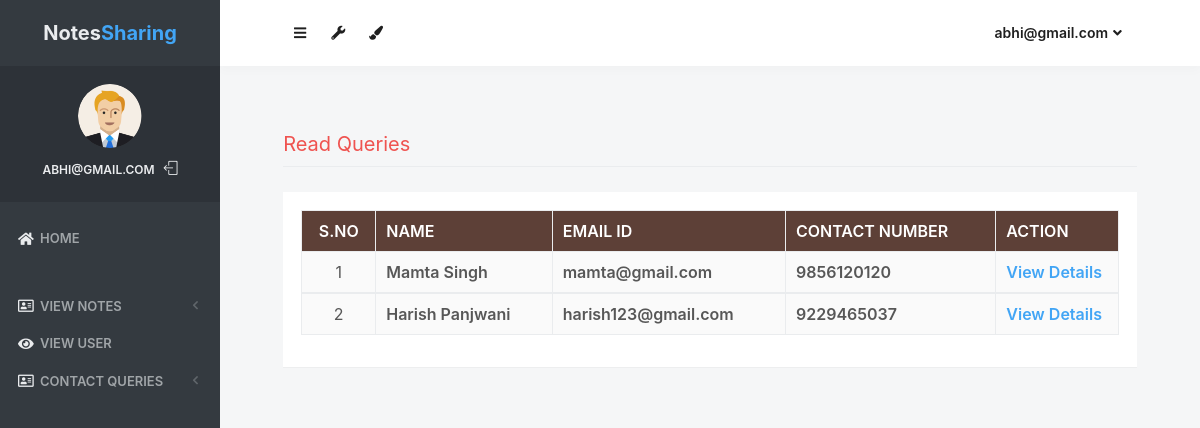
Screenshot of /read_queries (signed in) with the database file from the repository.
### notes/models.py (models this page shows, shortened)
class Contact(models.Model):
    fullname = models.CharField(max_length=100, null=True)
    email = models.CharField(max_length=50, null=True)
    mobile = models.CharField(max_length=15, null=True)
    subject = models.CharField(max_length=100, null=True)
    message = models.CharField(max_length=300, null=True)
    msgdate = models.DateField(null=True)
    isread = models.CharField(max_length=10,null=True)

### notes/views.py (the view)
# urls.py: path('read_queries', read_queries, name='read_queries'),
def read_queries(request):
    if not request.user.is_authenticated:
        return redirect('login_admin')
    contact = Contact.objects.filter(isread="yes")
    return render(request,'read_queries.html', locals())

### notes/templates/read_queries.html (shortened to what this page needs)
{% load static %}
<html lang="en" class="no-focus">
    <head>
        <link rel="stylesheet" href="{% static 'js/plugins/datatables/dataTables.bootstrap4.min.css' %}">
        <link rel="stylesheet" id="css-main" href="{% static 'css1/codebase.min.css' %}">
    </head>
    <body>
        <div id="page-container" class="sidebar-o sidebar-inverse side-scroll page-header-fixed main-content-narrow">
         {% include "sidebar.html" %}
            {% include "admin_nav.html" %}
            <main id="main-container">
                <div class="content">
                    <h2 class="content-heading text-danger">Read Queries</h2>
                    <div class="block">
                        <div class="block-content block-content-full">
                            <table class="table table-bordered table-striped table-vcenter js-dataTable-full-pagination">
                                <thead class="text-white" style="background-color : #5d4037;">
                                    <tr>
                                        <th class="text-center">S.No</th>
                                        <th class="d-none d-sm-table-cell">Name</th>
                                        <th class="d-none d-sm-table-cell">Email ID</th>
                                        <th class="d-none d-sm-table-cell">Contact Number</th>
                                        <th class="d-none d-sm-table-cell" style="width: 15%;">Action</th>
                                    </tr>
                                </thead>
                                {% for i in contact %}
                                <tbody>
                                    <tr>
                                        <td class="text-center">{{forloop.counter}}</td>
                                        <td class="font-w600">{{i.fullname}}</td>
                                        <td class="font-w600">{{i.email}}</td>
                                        <td class="font-w600">{{i.mobile}}</td>
                                        <td class="font-w600"><a href="{% url 'view_queries' i.id %}" class="text-primary">View Details</a></td>
                                    </tr>
                                        {% endfor %}
                                </tbody>
                            </table>
                        </div>
                    </div>
                </div>
            </main>
</div>
 <link rel="stylesheet" href="https://use.fontawesome.com/releases/v5.6.3/css/all.css">
    </body>
</html>

### notes/templates/sidebar.html (shortened to what this page needs)
{% load static %}
   <nav id="sidebar">
                <div id="sidebar-scroll">
                    <div class="sidebar-content">
                        <div class="content-header content-header-fullrow px-15">
                            <div class="content-header-section text-center align-parent sidebar-mini-hidden">
                                <div class="content-header-item">
                                    <a class="link-effect font-w700" href="{% url 'admin_home' %}">
                                           <span class="font-size-xl text-dual-primary-dark">Notes</span><span class="font-size-xl text-primary">Sharing</span>
                                    </a>
                                </div>
                            </div>
                        </div>
                        <div class="content-side content-side-full content-side-user px-10 align-parent">
                            <div class="sidebar-mini-hidden-b text-center">
                                <a class="img-link" href="be_pages_generic_profile.html">
                                    <img class="img-avatar" src="{% static 'img/avatars/user1.png' %}" alt="">
                                </a>
                                <ul class="list-inline mt-10">
                                    <li class="list-inline-item">
                                        <a class="link-effect text-dual-primary-dark font-size-xs font-w600 text-uppercase" href="{% url 'admin_home' %}">{{ request.user.username }}</a>
                                    </li>
                                    <li class="list-inline-item">
                                        <a class="link-effect text-dual-primary-dark" href="{% url 'logout' %}">
                                            <i class="si si-logout"></i>
                                        </a>
                                    </li>
                                </ul>
                            </div>
                        </div>
                        <div class="content-side content-side-full">
                            <ul class="nav-main">
                                <li class="open">
                                    <a href="{% url 'admin_home' %}"><i class="fas fa-home"></i><span class="sidebar-mini-hide">Home</span></a>
                                </li>
                                <li class="nav-main-heading"><span class="sidebar-mini-visible">UI</span></li>
                                <li>
                                    <a class="nav-submenu" data-toggle="nav-submenu"><i class="far fa-address-card"></i>View Notes</a>
                                </li>
                                <li>
                                    <a  href="{% url 'view_users' %}"><i class="fas fa-eye"></i><span class="sidebar-mini-hide">View User</span></a>
                                </li>
                                <li>
                                    <a class="nav-submenu" data-toggle="nav-submenu"><i class="far fa-address-card"></i>Contact Queries</a>
                                </li>
                           </ul>
                        </div>
                    </div>
                </div>
            </nav>

### notes/templates/admin_nav.html (shortened to what this page needs)
{% load static %}
            <header id="page-header">
                <div class="content-header">
                    <div class="content-header-section">
                        <button type="button" class="btn btn-circle btn-dual-secondary" data-toggle="layout" data-action="sidebar_toggle">
                            <i class="fa fa-navicon"></i>
                        </button>
                        <div class="btn-group" role="group">
                            <button type="button" class="btn btn-circle btn-dual-secondary" id="page-header-options-dropdown" data-toggle="dropdown" aria-haspopup="true" aria-expanded="false">
                                <i class="fa fa-wrench"></i>
                            </button>
                        </div>
                        <div class="btn-group" role="group">
                            <button type="button" class="btn btn-circle btn-dual-secondary" id="page-header-themes-dropdown" data-toggle="dropdown" aria-haspopup="true" aria-expanded="false">
                                <i class="fa fa-paint-brush"></i>
                            </button>
                        </div>
                    </div>
                    <div class="content-header-section">
                        <div class="btn-group" role="group">
                            <button type="button" class="btn btn-rounded btn-dual-secondary" id="page-header-user-dropdown" data-toggle="dropdown" aria-haspopup="true" aria-expanded="false">
                                {{ request.user.username}}<i class="fa fa-angle-down ml-5"></i>
                            </button>
                        </div>
                    </div>
                </div>
            </header>

### rows the page displays
Contact: fullname "Mamta Singh", email "mamta@gmail.com", mobile "9856120120"
Contact: fullname "Harish Panjwani", email "harish123@gmail.com", mobile "9229465037"

### other values shown
{{ request.user.username }} "ABHI@GMAIL.COM"
{{ request.user.username }} "abhi@gmail.com"
